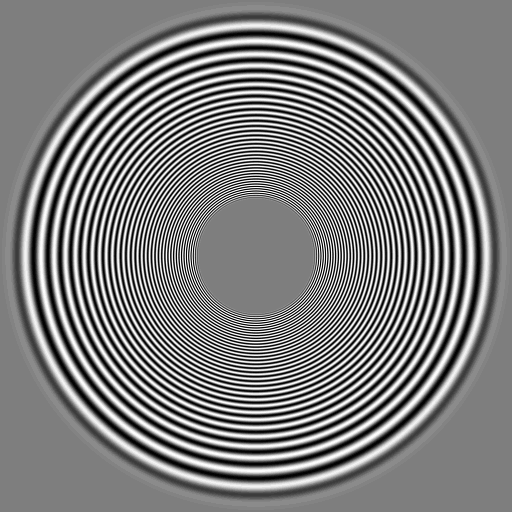
#> input picture data/testimage512.gif, 512 x 512 px; the run also reads 1 picture not shown here
$ jupyter execute --allow-errors lab-2.ipynb
#> lines starting #> are read from the running program, lines starting #| are printed output that depends on the picture; after the words box and inside, x2 and y2 are one past the last pixel; in counts of white or black regions, pixels touching at a corner belong together; long printed decimals are rounded
# CS933 Image and Video Analysis -- Lab 2

## Department of Computer Science, University of Warwick
## Oct, 2023

## Aims:

The aims of this lab are to

+ learn about image interpolation (upsampling) using nearest-neighbour and bilinear methods
+ binarise an image with a threshold
+ work out how to do connected component labelling
+ estimate centroids and principal axes of image components
+ encode binary images objects as chain codes and run-lengths
+ calculate distance transforms and skeletons

## Interpolation

The simplest form of interpolation is linear interpolation.

Given values of some scalar function $ f[i] $ at discrete sample points $ i $, if we want to calculate
    a linear estimate of values at some point $ x $ given $ i \leq x < i+1 $, we can use the formula:

$
    a = floor(x)\\
    b = a + 1\\
    dx = x - a\\
    f[x] = f[a] + dx . (f[b]-f[a])
$

In Python, we can write this as:
~~~~
    def interp(f, x):

        a = int(np.floor(x))
        b = a + 1
        dx = x - a
        return f[a] + dx * (f[b]-f[a])
~~~~

[cell 1]
# import statements

from typing import Final

import matplotlib.pyplot as plt  # this is for plotting (showing) images
import numpy as np  # this imports the numerical and array library
from PIL import Image  # this contains the image class and methods from PIL library


class UtilityAgent:
    __data_dir: Final[str]

    def __init__(self, *, data_dir: str):
        self.__data_dir = data_dir

    def get_img_located_at(
            self,
            location_of_image: str,
            /,
            *,
            channel_mode: str | None = None,
    ) -> np.ndarray:
        """
        Get the image named `name_of_image` from the data directory.
        """
        img = Image.open(f"{self.__data_dir}/{location_of_image}")

        if channel_mode is not None:
            img = img.convert(channel_mode)

        return np.asarray(img)


agent = UtilityAgent(data_dir="../data")

[cell 2]
def linear_interpolate_of(x_: np.number, /, *, func: np.ndarray) -> np.float64:
    """
    Linear interpolation of a function func at x_
    Args:
        x_: x value to interpolate at
        func: function to interpolate
    Returns:
        interpolated value
    """
    length_of_func = len(func)

    i_ = int(np.floor(x_))
    if i_ < 0:
        raise ValueError(f"x_: '{x_}' is out of range of func, i_ is smaller than 0")

    i_plus_1 = i_ + 1
    if i_plus_1 >= length_of_func:
        raise ValueError(f"x_: '{x_}' is out of range of func, i_plus_1 is out of range")

    dx = x_ - i_

    # Warning: func[i_plus_1] may be out of range.
    return func[i_] + dx * (func[i_plus_1] - func[i_])

[cell 3]
# make an interesting function of 100 values

x = np.linspace(-10, 10, num=100)  # x values
y = x + (x ** 2 / 30) - (x ** 3 / 100)

plt.plot(range(100), y)
plt.show()

[cell 4]
# up_sample y = f(x) by a factor of 2 with nearest-neighbour interpolation
# FIXED: The original code was wrong, which used `2 * (len(y) - 1)`.
# The reason we use `2 * len(y) - 1` is because:
# the original array has len(y) points, when we up-sample by a factor of 2, we want to
# insert one new point between each original point.
# And There are len(y) - 1 gaps between the original points.
# So, the total number of points in the up-sampled array should be `len(y)` original points
# plus `len(y) - 1` new points, which equals `2 * len(y) - 1`.
y2_nn = np.zeros(2 * len(y) - 1)

for i in range(len(y2_nn)):
    y2_nn[i] = y[i // 2]

plt.plot(range(len(y2_nn)), y2_nn)
plt.show()
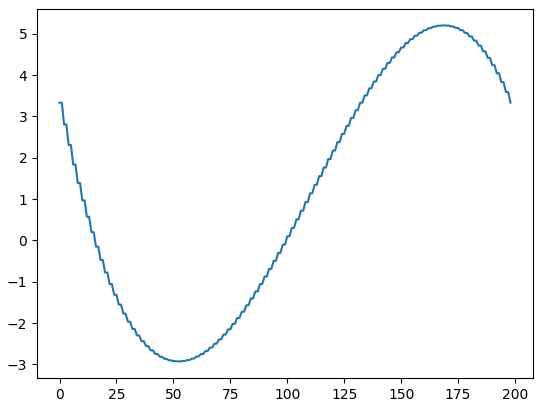
#> figure drawn by matplotlib, 1 panel; curve peaks at x = 168, y = 5.2

# zoom into range 40:100
plt.plot(range(40, 100), y2_nn[40:100])
plt.show()
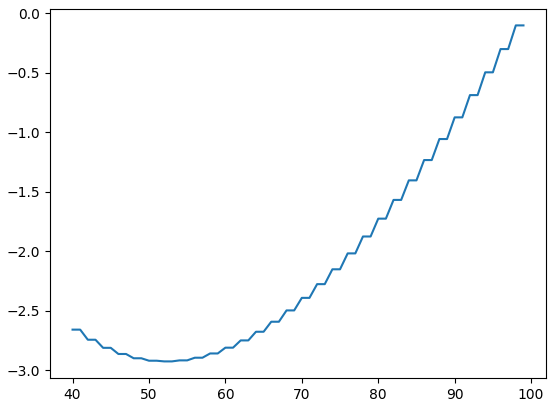
#> figure drawn by matplotlib, 1 panel; curve peaks at x = 98, y = -0.101

[cell 5]
# FIXED: see last section description.
y2_l = np.zeros(2 * len(y) - 1)

for i in range(len(y2_l) - 1):
    # find value between int(x) and int(x)+1 at x
    y2_l[i] = linear_interpolate_of(i / 2.0, func=y)  # linear interpolation

# compare y2_l with y2_nn
plt.plot(range(40, 100), y2_l[40:100], label="y2_l")
plt.plot(range(40, 100), y2_nn[40:100], label="y2_nn")
plt.legend(loc='best')
plt.show()
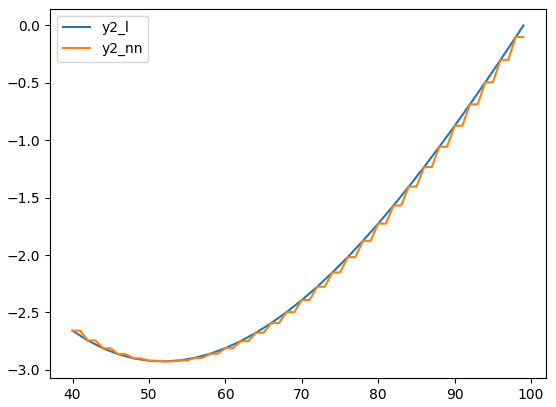
#> figure drawn by matplotlib, 1 panel; curve peaks at x = 99, y = 0.00034; curve peaks at x = 98, y = -0.101

## Nearest-Neighbour and Bi-Linear Interpolation of Images

With images, to upsample them, we can use nearest neighbour (NN) or bilinear interpolation.

To upsample using NN, we just need to index to the pixel at the integer position by dividing by the upscaling
    factor, e.g. if the factor is 2, `upsampled[i, j] = original[i//2,j//2]`.

Bilinear interpolation take the for 'corner' pixel position values and does linear interpolation
    along the rows (or columns), and then linear along the output of the row (or column) interpolations.

$
    a = floor(y)\\
    b = a + 1
    f[x, y] = linear(linear(f[a], x), linear(f[b], x), y)
$

We can write this in Python like this:
~~~~
    def bilinear(f, x, y): # f is a 2D array
        a = int(np.floor(y))

        fa = interp(f[a,:], x)
        fb = interp(f[a+1,:], x)

        dy = y - a
        return fa + dy * (fb - fa)
~~~~

## Exercise 1

1. Using the definitions of `bilinear` and `linear` define a function `upsample`.

   Hint: To do this you will have to iterate over the pixel positions of the output image (upsampled) and find the floating point coordinate (x, y) in the input image and use the bilinear function to calculate the interpolated value.
~~~~
    def upsample(im, factor=2):

        upsampled = np.zeros( factor*(im.shape - np.array([1, 1])) )

        for i in range(factor*(im.shape[0] - 1)):
            for j in range(factor*(im.shape[1] - 1)):

                x = i/factor
                y = j/factor

                upsampled[i, j] = bilinear(im, x, y)

        return upsampled
~~~~
2. Test your funciton on a 64 x 64 block from the `testimage512.gif` FM test pattern by a factor of 2, 3 and 4.

   Note: You will have to call this funcition with the input image as `float` types, i.e.
~~~~

    im2 = upsampled(im.astype('float'), factor=2)
~~~~

3. Compare the results with nearest-neighbour upsampling of the same block

[cell 6]
def calculate_bilinear_interpolate_value_in_image(
        image: np.ndarray,
        /,
        *,
        x_of_interpolate_point: np.number,
        y_of_interpolate_point: np.number,
) -> np.float64:
    """
    Bilinear interpolation of a 2D numpy array (image) at a point (x, y).
    This function takes a non-integer location (x, y) and interpolates the
    pixel value at this point based on the surrounding pixel values.

    Args:
        image: 2D numpy array representing an image
        x_of_interpolate_point: x-coordinate (horizontal axis) to interpolate at
        y_of_interpolate_point: y-coordinate (vertical axis) to interpolate at

    Returns:
        interpolated_value: interpolated pixel value at (x, y)

    Raises:
        ValueError: if x and/or y coordinates are out of bounds of the image array
    """
    # Check if the given image is a 2D numpy array
    if image.ndim != 2:
        raise ValueError(
            f"image must be a 2D numpy array, which has {image.ndim} dimensions."
        )

    # Check if the coordinates are within the bounds of the image dimensions
    if (
            not (0 <= x_of_interpolate_point < image.shape[1]) or
            not (0 <= y_of_interpolate_point < image.shape[0])
    ):
        raise ValueError("x and/or y coordinates are out of bounds.")

    # Floor function identifies the top-left corner pixel of the 2x2 pixel square.
    x1, y1 = int(np.floor(x_of_interpolate_point)), int(np.floor(y_of_interpolate_point))

    # To get the bottom-right corner pixel, we add 1 to both coordinates.
    # We use min to prevent going out of bounds of the image.
    x2, y2 = min(x1 + 1, image.shape[1] - 1), min(y1 + 1, image.shape[0] - 1)

    # Calculate the distances (dx, dy) from the top-left pixel to the interpolation point.
    # These distances are used as weights during the interpolation.
    dx = x_of_interpolate_point - x1
    dy = y_of_interpolate_point - y1

    # Interpolate the pixel value horizontally between the top two pixels.
    # This gives us the interpolated top edge value.
    top_edge_value = (1 - dx) * image[y1, x1] + dx * image[y1, x2]

    # Interpolate the pixel value horizontally between the bottom two pixels.
    # This gives us the interpolated bottom edge value.
    bottom_edge_value = (1 - dx) * image[y2, x1] + dx * image[y2, x2]

    # Finally, interpolate vertically between the top and bottom edge values
    # using the vertical distance dy as the weight.
    interpolated_value = (1 - dy) * top_edge_value + dy * bottom_edge_value

    return interpolated_value

[cell 7]
def up_sample_2d_image(image: np.ndarray, /, *, factor: int = 2) -> np.ndarray:
    if image.ndim != 2:
        raise ValueError(
            f"image must be a 2D numpy array, which has {image.ndim} dimensions."
        )

    # The 2D version of `2 * length - 1`, where 2 is an example of up-sampling factor.
    scaled = np.zeros(factor * np.array(image.shape) - np.array([1, 1]))

    for y_ in range(scaled.shape[0] - 1):
        for x_ in range(scaled.shape[1] - 1):
            scaled[y_, x_] = calculate_bilinear_interpolate_value_in_image(
                image,
                x_of_interpolate_point=x_ / factor,
                y_of_interpolate_point=y_ / factor,
            )

    return scaled

[cell 8]
im = agent.get_img_located_at("testimage512.gif")
#> in get_img_located_at, img is the input picture: PIL image 512x512 P; min 2, max 252, mean 126.3

part_of_im = im[100:164, 100:164]
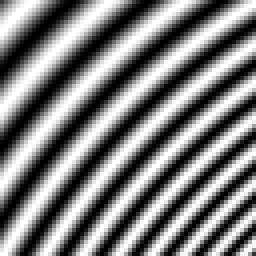
#> part_of_im: shape (64, 64) (shown 4 times larger); min 0, max 31, mean 15.5; drawn with min black and max white

up_sampled = up_sample_2d_image(part_of_im.astype(np.float64), factor=2)
#> the loop in up_sample_2d_image, `for y_ in range(scaled.shape[0] - 1):` made 126 passes
#> after the loop in up_sample_2d_image, `for y_ in range(scaled.shape[0] - 1):`:
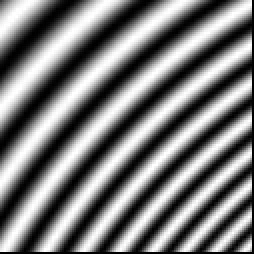
#> scaled: shape (127, 127) float64 (shown 2 times larger); min 0, max 31, mean 15.3; drawn with min black and max white

plt.imshow(up_sampled, cmap="grey")
plt.show()

# Image Binarization and Operations on Binary Images

The next set of experiements and exercises will be done on the `chromosomes.png` image.

We will start by binarising the image,ascii which means mapping the image pixel values to either 1 or 0 (or `True` and `False`). Normally, we want the pixels labelled 1 to be that of objects of interest, and those labelled 0 to be background.

### How to threshold values in an array

Given a Numpy array, `a`, we can threshold it like this:
~~~~
    idx = (a > threshold)  # indices of values greater than threshold value

    a[idx] = 1 # set values at indices to 1
    a[~idx] = 0 # set values below threshold to 0
~~~~

Look at and run the code below to try to understand this concept of selecting index-sets
from arrays. It is a really useful and efficient way to do perform image masking and other
manipulations (as we will see!)

[cell 9]
# Try the following...

# random array of numbers
a = np.random.randint(100, size=(5, 5))
print(a)

# array of booleans where number is > 50
idx = a > 50
print(idx)

# threshold array
b = np.zeros(a.shape, dtype=np.uint8)

# do the thresholding
b[idx] = 1
b[~idx] = 0  # the ~ symbols is the NOT boolean operator

print(b)

### Binarization of `chromosomes.png` image

[cell 10]
# read the image as a grayscale (1 channel)
chromo = agent.get_img_located_at("chromosomes.png", channel_mode="L")
#> call 2 of get_img_located_at, with location_of_image = 'chromosomes.png', channel_mode = 'L'
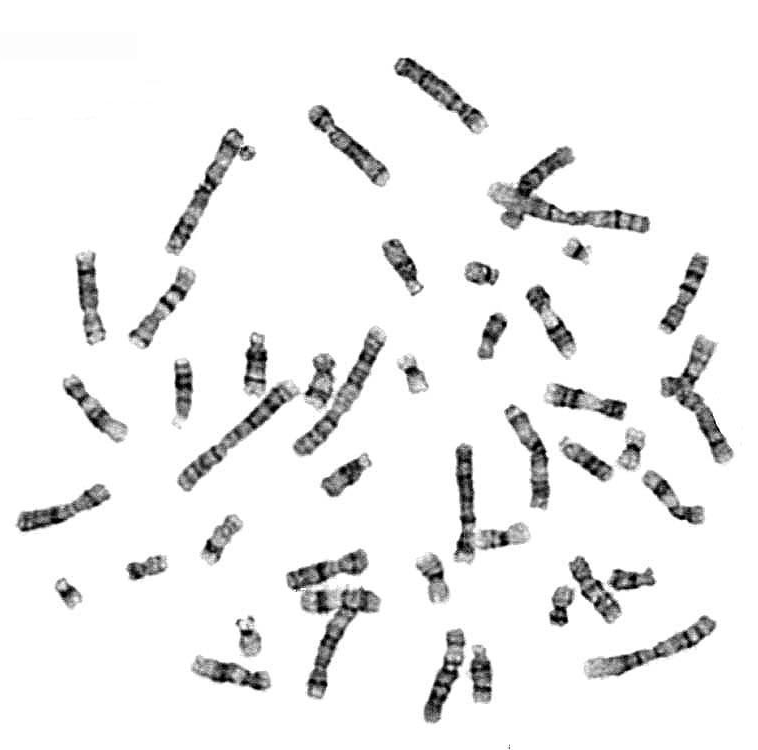
#> input picture data/chromosomes.png, 758 x 750 px
#> in get_img_located_at, img is the input picture: PIL image 758x750 L; min 0, max 255, mean 238.9

plt.imshow(chromo, cmap="gray")
plt.show()

# we can use the numpy histogram function to find out the range of values in the image
plt.hist(chromo.ravel(), bins=30, range=(0, 256))  # ravel() is like flatten()
plt.show()
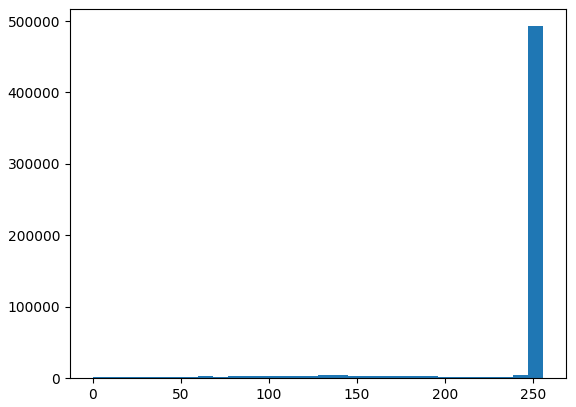
#> figure drawn by matplotlib, 1 panel; tallest bar 492773 high, from x = 247.5 to 256

## Exercise 2

1. Use the array thresholding method described above to threshold the `chromo` image to
roughly separate out the chromosomes from the background.

2. What proportion of pixels are chromosome and what are background in this image?

   Hint: You can count non-zero values in arrays using `numpy.count_nonzero()` or `np.sum()`. To count the number times
   a particular `value` is present in an array, you can use `numpy.count_nonzero(a==value)`, e.g.
~~~~
    # count number of 1s in an array a

    number_of_ones = np.count_nonzero(a==1)
~~~~

3. What does the histogram tell us about a good choice of threshold to binarise the image?

[cell 11]
separated = np.where(chromo < 250, 1, 0)
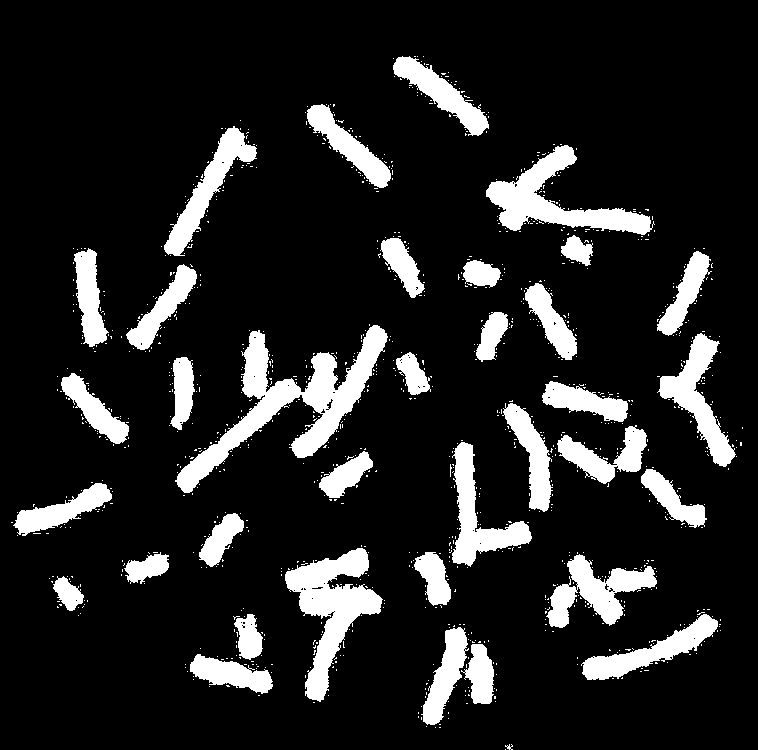
#> separated: shape (750, 758) int64; values 0 (black) and 1 (white), 13.8% white; 1068 white regions (1032 under 20 px), largest, box (x1, y1, x2, y2) and area: (175, 325, 388, 493) 9007, (285, 548, 383, 702) 5870, (486, 145, 655, 235) 5111
plt.imshow(separated, cmap="grey")

total_chromo_pixels = np.size(chromo)
chromo_percent = np.count_nonzero(separated) / total_chromo_pixels * 100
chromo_bg_percent = 100 - chromo_percent

print(f"proportion of chromosome: {chromo_percent}")
#| proportion of chromosome: 13.806
print(f"proportion of background: {chromo_bg_percent}")
#| proportion of background: 86.194

# Connected components, Centroids and Principal Axes

We can use the `skiimage.measure` method to do connected component labelling, e.g.

~~~~
    comps = measure.label(threshed, background=0)
~~~~

Look at the following code and its output.

[cell 12]
# Connected components, Centroids and Principal Axes
import matplotlib as mpl
from skimage import measure

# threshold at 200
threshed_chromosomes = np.zeros(chromo.shape, np.uint8)
threshed_chromosomes[chromo < 200] = 1

# The output `components` is a ndarray of the same shape as the input image.
# In this array, each pixel is labelled with a unique integer value.
# Pixels with the same integer value belong to the same connected component.
# The background is labelled 0.
labeled_chromosome_set = measure.label(threshed_chromosomes, background=0)
print(
    "unique labels in labeled_chromosome_set are ",
    labels_of_chromosomes := np.unique(labeled_chromosome_set)
)

# make a colour map of random colors
rand_colors = np.random.rand(256, 3)
rand_colors[0, :] = 0.0  # black at zero index
rand_cmap = mpl.colors.ListedColormap(rand_colors)

# print(rand_colors)
fig = plt.figure(figsize=(10, 10))
plt.imshow(labeled_chromosome_set, cmap=rand_cmap)
plt.axis("off")
plt.show()
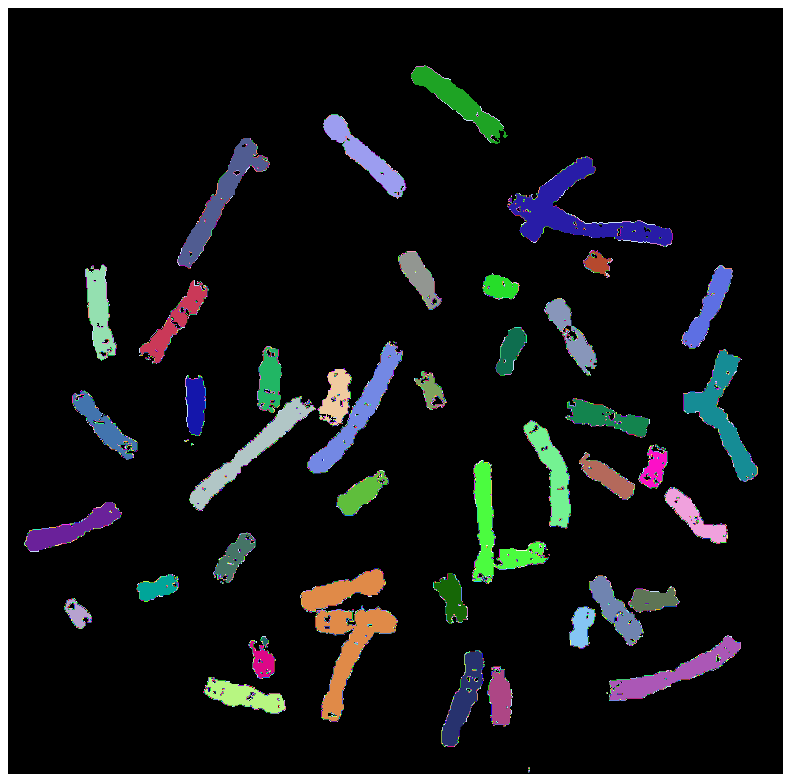
#> figure drawn by matplotlib, 1 panel

# Statistics of binarised images

We will now go on to

1. Extract out each of the components by finding its bounding box

2. Find the centroid

3. Find its principal axis

To do all of these this, it is useful use the `numpy.mesgrid` methods which generates an array of coordinate
positions (acording to an input range of values).

We can select a subset of these coordinates at the non-zero pixel positions of a binary image and then
find out the minimum and maximum values of these selected coordintes.

Look at the `bounding_box` method below and try to work out how it is able to find the
minimum and maximum extents of a given connected component in the original image.

We will see that the same approach will allow us to find the centroids and principal axes of the
component.

[cell 13]
# find the coordinate bounding box of a given label in a components image
def find_bounding_box_from(
        image_: np.ndarray,
        /,
        *,
        label: int
) -> tuple[int, int, int, int]:
    if image_.ndim != 2:
        raise ValueError(
            f"image must be a 2D numpy array, which has {image_.ndim} dimensions."
        )

    # If image.shape is (750, 758), then
    # The created xx looks like this:
    # [[0, 1, 2, ..., 757],
    #  [0, 1, 2, ..., 757],
    #  [0, 1, 2, ..., 757],
    #  ...,
    #  [0, 1, 2, ..., 757],
    #  [0, 1, 2, ..., 757],
    #  [0, 1, 2, ..., 757]]
    #
    # And the created yy looks like this:
    # [[0, 0, 0, ..., 0],
    #  [1, 1, 1, ..., 1],
    #  [2, 2, 2, ..., 2],
    #  ...,
    #  [747, 747, 747, ..., 747],
    #  [748, 748, 748, ..., 748],
    #  [749, 749, 749, ..., 749]]
    xx, yy = np.meshgrid(
        np.arange(0, image_.shape[1]),
        np.arange(0, image_.shape[0])
    )

    # The reason why we do this, is because we want to find the coordinates of the pixels
    # that have the same label as the given label.
    # For example, if the given label is 1,
    # then we want to find the coordinates of the pixels that have the label 1.
    # And we can do this by comparing the image_ with the given label.
    #
    # The results in where_x and where_y are
    # the coordinates of the pixels that have the given label.
    # So we can realize the coordinates of each picked pixel.
    where_x = xx[image_ == label]
    where_y = yy[image_ == label]

    # find min and max extents of coordinates
    return np.min(where_x), np.min(where_y), np.max(where_x), np.max(where_y)

[cell 14]
# the following code finds the bounding boxes of each component and
# then creates a sub-image (one_comp), and stores this in a list

# the code also discards any small components (less than min_size in size)

min_size = 100

bounding_boxes: list[[int, int, int, int]] = []
single_chromosomes: list[np.ndarray] = []

for the_label in labels_of_chromosomes:
    left, top, right, bottom = find_bounding_box_from(
        labeled_chromosome_set,
        label=the_label
    )

    # make a binary image for each component
    target_component = np.zeros_like(labeled_chromosome_set)
    target_component[labeled_chromosome_set == the_label] = 1
    target_component = target_component[top:bottom, left:right]

    # measure its size
    n = np.count_nonzero(target_component)

    print(
        f"The label {the_label} has bounding box: {left, top, right, bottom}, "
        f"and size: {n}"
    )

    # plot as image if it's big enough (greater than min_size)
    if n > min_size:
        bounding_boxes.append((left, top, right, bottom))
        single_chromosomes.append(target_component)

        plt.imshow(target_component, cmap="gray")
        plt.xticks([])
        plt.yticks([])

        plt.show()
#> this loop made 68 passes
#> pass 1, `plt.show()`:
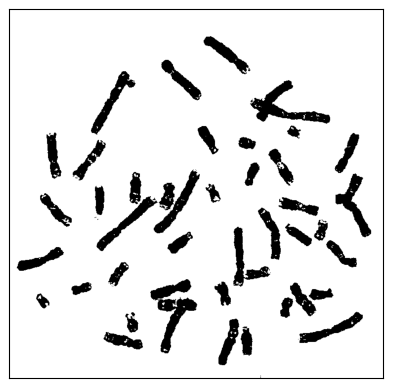
#> figure drawn by matplotlib, 1 panel
#> (the rest of the program and of its run is left out)
